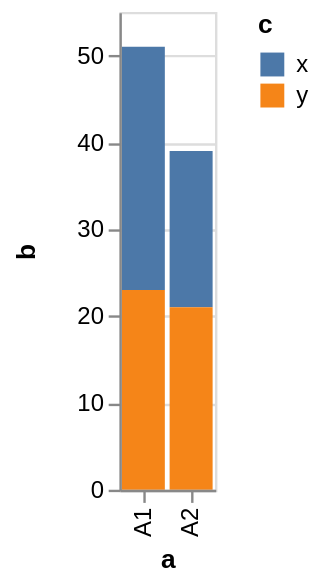

Specify this chart in Vega-Lite:
### Vega specification from a JSON file in a GitHub repository (floating-point values rounded to 4 significant figures)
{"$schema": "https://vega.github.io/schema/vega/v4.json", "autosize": "pad", "padding": 5, "height": 200, "style": "cell", "data": [{"name": "source_0", "values": [{"a": "A1", "b": 28, "c": "x"}, {"a": "A1", "b": 23, "c": "y"}, {"a": "A2", "b": 18, "c": "x"}, {"a": "A2", "b": 21, "c": "y"}]}, {"name": "data_0", "source": "source_0", "transform": [{"type": "stack", "groupby": ["a"], "field": "b", "sort": {"field": ["c"], "order": ["descending"]}, "as": ["b_start", "b_end"], "offset": "zero"}]}], "signals": [{"name": "x_step", "value": 20}, {"name": "width", "update": "bandspace(domain('x').length, 0.1, 0.05) * x_step"}], "marks": [{"name": "marks", "type": "rect", "style": ["bar"], "from": {"data": "data_0"}, "encode": {"update": {"fill": [{"test": "datum[\"b\"] === null || isNaN(datum[\"b\"])", "value": null}, {"scale": "color", "field": "c"}], "tooltip": {"signal": "{\"a\": ''+datum[\"a\"], \"b\": format(datum[\"b\"], \"\"), \"c\": ''+datum[\"c\"]}"}, "x": {"scale": "x", "field": "a"}, "width": {"scale": "x", "band": true}, "y": {"scale": "y", "field": "b_end"}, "y2": {"scale": "y", "field": "b_start"}}}}], "scales": [{"name": "x", "type": "band", "domain": {"data": "data_0", "field": "a", "sort": true}, "range": {"step": {"signal": "x_step"}}, "paddingInner": 0.1, "paddingOuter": 0.05}, {"name": "y", "type": "linear", "domain": {"data": "data_0", "fields": ["b_start", "b_end"]}, "range": [{"signal": "height"}, 0], "nice": true, "zero": true}, {"name": "color", "type": "ordinal", "domain": {"data": "data_0", "field": "c", "sort": true}, "range": "category"}], "axes": [{"scale": "x", "orient": "bottom", "grid": false, "title": "a", "labelAlign": "right", "labelAngle": 270, "labelBaseline": "middle", "labelOverlap": true, "zindex": 1}, {"scale": "y", "orient": "left", "grid": false, "title": "b", "labelOverlap": true, "tickCount": {"signal": "ceil(height/40)"}, "zindex": 1}, {"scale": "y", "orient": "left", "gridScale": "x", "grid": true, "tickCount": {"signal": "ceil(height/40)"}, "domain": false, "labels": false, "maxExtent": 0, "minExtent": 0, "ticks": false, "zindex": 0}], "legends": [{"fill": "color", "gradientLength": {"signal": "clamp(height, 64, 200)"}, "title": "c", "encode": {"symbols": {"update": {"shape": {"value": "square"}}}}}], "config": {"axisY": {"minExtent": 30}}}
